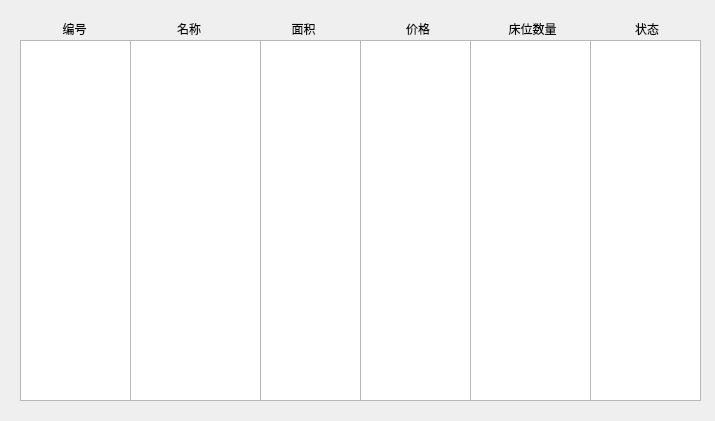
<?xml version="1.0" encoding="UTF-8"?>
<ui version="4.0">
 <class>DisplayRoomInformation</class>
 <widget class="QWidget" name="DisplayRoomInformation">
  <property name="geometry">
   <rect>
    <x>0</x>
    <y>0</y>
    <width>715</width>
    <height>421</height>
   </rect>
  </property>
  <property name="windowTitle">
   <string>Form</string>
  </property>
  <widget class="QTableView" name="tableView">
   <property name="geometry">
    <rect>
     <x>20</x>
     <y>40</y>
     <width>111</width>
     <height>361</height>
    </rect>
   </property>
  </widget>
  <widget class="QTableView" name="tableView_2">
   <property name="geometry">
    <rect>
     <x>130</x>
     <y>40</y>
     <width>131</width>
     <height>361</height>
    </rect>
   </property>
  </widget>
  <widget class="QTableView" name="tableView_3">
   <property name="geometry">
    <rect>
     <x>260</x>
     <y>40</y>
     <width>101</width>
     <height>361</height>
    </rect>
   </property>
  </widget>
  <widget class="QTableView" name="tableView_4">
   <property name="geometry">
    <rect>
     <x>360</x>
     <y>40</y>
     <width>111</width>
     <height>361</height>
    </rect>
   </property>
  </widget>
  <widget class="QTableView" name="tableView_5">
   <property name="geometry">
    <rect>
     <x>470</x>
     <y>40</y>
     <width>121</width>
     <height>361</height>
    </rect>
   </property>
  </widget>
  <widget class="QTableView" name="tableView_6">
   <property name="geometry">
    <rect>
     <x>590</x>
     <y>40</y>
     <width>111</width>
     <height>361</height>
    </rect>
   </property>
  </widget>
  <widget class="QWidget" name="">
   <property name="geometry">
    <rect>
     <x>20</x>
     <y>20</y>
     <width>681</width>
     <height>16</height>
    </rect>
   </property>
   <layout class="QHBoxLayout" name="horizontalLayout">
    <item>
     <widget class="QLabel" name="label">
      <property name="text">
       <string>&lt;html&gt;&lt;head/&gt;&lt;body&gt;&lt;p align=&quot;center&quot;&gt;编号&lt;/p&gt;&lt;/body&gt;&lt;/html&gt;</string>
      </property>
     </widget>
    </item>
    <item>
     <widget class="QLabel" name="label_2">
      <property name="text">
       <string>&lt;html&gt;&lt;head/&gt;&lt;body&gt;&lt;p align=&quot;center&quot;&gt;名称&lt;/p&gt;&lt;/body&gt;&lt;/html&gt;</string>
      </property>
     </widget>
    </item>
    <item>
     <widget class="QLabel" name="label_3">
      <property name="text">
       <string>&lt;html&gt;&lt;head/&gt;&lt;body&gt;&lt;p align=&quot;center&quot;&gt;面积&lt;/p&gt;&lt;/body&gt;&lt;/html&gt;</string>
      </property>
     </widget>
    </item>
    <item>
     <widget class="QLabel" name="label_5">
      <property name="text">
       <string>&lt;html&gt;&lt;head/&gt;&lt;body&gt;&lt;p align=&quot;center&quot;&gt;价格&lt;/p&gt;&lt;/body&gt;&lt;/html&gt;</string>
      </property>
     </widget>
    </item>
    <item>
     <widget class="QLabel" name="label_6">
      <property name="text">
       <string>&lt;html&gt;&lt;head/&gt;&lt;body&gt;&lt;p align=&quot;center&quot;&gt;床位数量&lt;/p&gt;&lt;/body&gt;&lt;/html&gt;</string>
      </property>
     </widget>
    </item>
    <item>
     <widget class="QLabel" name="label_4">
      <property name="text">
       <string>&lt;html&gt;&lt;head/&gt;&lt;body&gt;&lt;p align=&quot;center&quot;&gt;状态&lt;/p&gt;&lt;/body&gt;&lt;/html&gt;</string>
      </property>
     </widget>
    </item>
   </layout>
  </widget>
 </widget>
 <resources/>
 <connections/>
</ui>
